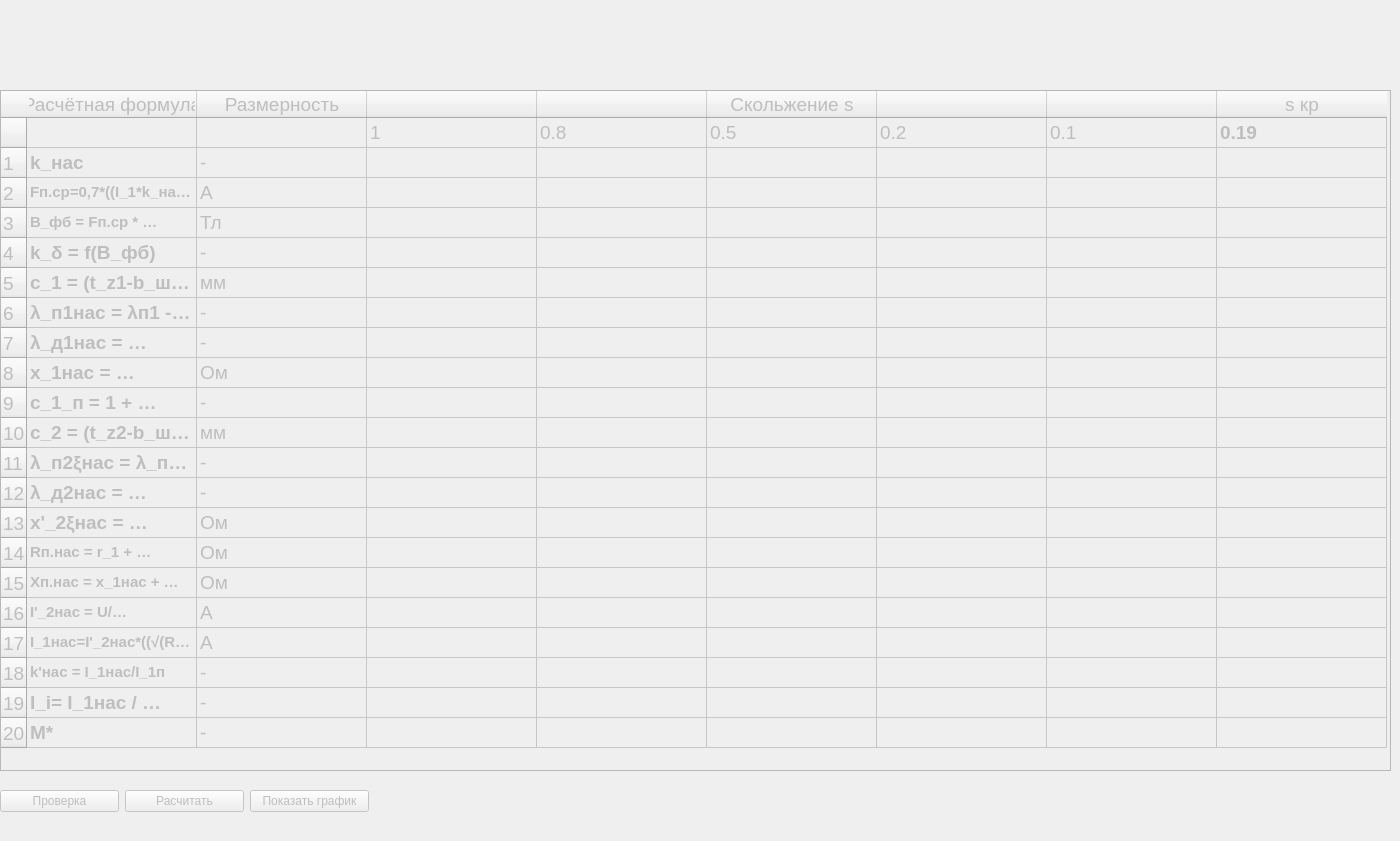
   <widget class="QWidget" name="tab_3">
    <property name="enabled">
     <bool>false</bool>
    </property>
    <attribute name="title">
     <string>Таблица 3</string>
    </attribute>
    <widget class="QTableWidget" name="tableWidget_3">
     <property name="geometry">
      <rect>
       <x>0</x>
       <y>90</y>
       <width>1391</width>
       <height>681</height>
      </rect>
     </property>
     <property name="font">
      <font>
       <pointsize>14</pointsize>
      </font>
     </property>
     <attribute name="horizontalHeaderDefaultSectionSize">
      <number>170</number>
     </attribute>
     <row>
      <property name="text">
       <string/>
      </property>
     </row>
     <row>
      <property name="text">
       <string>1</string>
      </property>
     </row>
     <row>
      <property name="text">
       <string>2</string>
      </property>
     </row>
     <row>
      <property name="text">
       <string>3</string>
      </property>
     </row>
     <row>
      <property name="text">
       <string>4</string>
      </property>
     </row>
     <row>
      <property name="text">
       <string>5</string>
      </property>
     </row>
     <row>
      <property name="text">
       <string>6</string>
      </property>
     </row>
     <row>
      <property name="text">
       <string>7</string>
      </property>
     </row>
     <row>
      <property name="text">
       <string>8</string>
      </property>
     </row>
     <row>
      <property name="text">
       <string>9</string>
      </property>
     </row>
     <row>
      <property name="text">
       <string>10</string>
      </property>
     </row>
     <row>
      <property name="text">
       <string>11</string>
      </property>
     </row>
     <row>
      <property name="text">
       <string>12</string>
      </property>
     </row>
     <row>
      <property name="text">
       <string>13</string>
      </property>
     </row>
     <row>
      <property name="text">
       <string>14</string>
      </property>
     </row>
     <row>
      <property name="text">
       <string>15</string>
      </property>
     </row>
     <row>
      <property name="text">
       <string>16</string>
      </property>
     </row>
     <row>
      <property name="text">
       <string>17</string>
      </property>
     </row>
     <row>
      <property name="text">
       <string>18</string>
      </property>
     </row>
     <row>
      <property name="text">
       <string>19</string>
      </property>
     </row>
     <row>
      <property name="text">
       <string>20</string>
      </property>
     </row>
     <column>
      <property name="text">
       <string>Расчётная формула</string>
      </property>
     </column>
     <column>
      <property name="text">
       <string>Размерность</string>
      </property>
     </column>
     <column>
      <property name="text">
       <string/>
      </property>
     </column>
     <column>
      <property name="text">
       <string/>
      </property>
     </column>
     <column>
      <property name="text">
       <string>Скольжение s</string>
      </property>
     </column>
     <column>
      <property name="text">
       <string/>
      </property>
     </column>
     <column>
      <property name="text">
       <string/>
      </property>
     </column>
     <column>
      <property name="text">
       <string>s кр</string>
      </property>
     </column>
     <item row="0" column="2">
      <property name="text">
       <string>1</string>
      </property>
      <property name="flags">
       <set>ItemIsDragEnabled|ItemIsDropEnabled|ItemIsUserCheckable</set>
      </property>
     </item>
     <item row="0" column="3">
      <property name="text">
       <string>0.8</string>
      </property>
      <property name="flags">
       <set>ItemIsDragEnabled|ItemIsDropEnabled|ItemIsUserCheckable</set>
      </property>
     </item>
     <item row="0" column="4">
      <property name="text">
       <string>0.5</string>
      </property>
      <property name="flags">
       <set>ItemIsDragEnabled|ItemIsDropEnabled|ItemIsUserCheckable</set>
      </property>
     </item>
     <item row="0" column="5">
      <property name="text">
       <string>0.2</string>
      </property>
      <property name="flags">
       <set>ItemIsDragEnabled|ItemIsDropEnabled|ItemIsUserCheckable</set>
      </property>
     </item>
     <item row="0" column="6">
      <property name="text">
       <string>0.1</string>
      </property>
      <property name="flags">
       <set>ItemIsDragEnabled|ItemIsDropEnabled|ItemIsUserCheckable</set>
      </property>
     </item>
     <item row="0" column="7">
      <property name="text">
       <string>0.19</string>
      </property>
      <property name="font">
       <font>
        <bold>true</bold>
       </font>
      </property>
     </item>
     <item row="1" column="0">
      <property name="text">
       <string>k_нас</string>
      </property>
      <property name="font">
       <font>
        <bold>true</bold>
       </font>
      </property>
      <property name="flags">
       <set>ItemIsDragEnabled|ItemIsDropEnabled|ItemIsUserCheckable|ItemIsEnabled</set>
      </property>
     </item>
     <item row="1" column="1">
      <property name="text">
       <string>-</string>
      </property>
      <property name="flags">
       <set>ItemIsDragEnabled|ItemIsDropEnabled|ItemIsUserCheckable|ItemIsEnabled</set>
      </property>
     </item>
     <item row="2" column="0">
      <property name="text">
       <string>Fп.ср=0,7*((I_1*k_нас*u_п)/a)(k'_beta+k_y1*k_об1*(Z1/Z2))</string>
      </property>
      <property name="font">
       <font>
        <pointsize>11</pointsize>
        <bold>true</bold>
       </font>
      </property>
      <property name="flags">
       <set>ItemIsDragEnabled|ItemIsDropEnabled|ItemIsUserCheckable|ItemIsEnabled</set>
      </property>
     </item>
     <item row="2" column="1">
      <property name="text">
       <string>А</string>
      </property>
      <property name="flags">
       <set>ItemIsDragEnabled|ItemIsDropEnabled|ItemIsUserCheckable|ItemIsEnabled</set>
      </property>
     </item>
     <item row="3" column="0">
      <property name="text">
       <string>В_фб = Fп.ср * 10^(-6)/(1,6δ*С_N)</string>
      </property>
      <property name="font">
       <font>
        <pointsize>11</pointsize>
        <bold>true</bold>
       </font>
      </property>
      <property name="flags">
       <set>ItemIsDragEnabled|ItemIsDropEnabled|ItemIsUserCheckable|ItemIsEnabled</set>
      </property>
     </item>
     <item row="3" column="1">
      <property name="text">
       <string>Тл</string>
      </property>
      <property name="flags">
       <set>ItemIsDragEnabled|ItemIsDropEnabled|ItemIsUserCheckable|ItemIsEnabled</set>
      </property>
     </item>
     <item row="4" column="0">
      <property name="text">
       <string>k_δ = f(В_фб)</string>
      </property>
      <property name="font">
       <font>
        <bold>true</bold>
       </font>
      </property>
      <property name="flags">
       <set>ItemIsDragEnabled|ItemIsDropEnabled|ItemIsUserCheckable|ItemIsEnabled</set>
      </property>
     </item>
     <item row="4" column="1">
      <property name="text">
       <string>-</string>
      </property>
      <property name="flags">
       <set>ItemIsDragEnabled|ItemIsDropEnabled|ItemIsUserCheckable|ItemIsEnabled</set>
      </property>
     </item>
     <item row="4" column="2">
      <property name="text">
       <string/>
      </property>
     </item>
     <item row="5" column="0">
      <property name="text">
       <string>с_1 = (t_z1-b_ш1)(1-k_δ)</string>
      </property>
      <property name="font">
       <font>
        <bold>true</bold>
       </font>
      </property>
      <property name="flags">
       <set>ItemIsDragEnabled|ItemIsDropEnabled|ItemIsUserCheckable|ItemIsEnabled</set>
      </property>
     </item>
     <item row="5" column="1">
      <property name="text">
       <string>мм</string>
      </property>
      <property name="flags">
       <set>ItemIsDragEnabled|ItemIsDropEnabled|ItemIsUserCheckable|ItemIsEnabled</set>
      </property>
     </item>
     <item row="6" column="0">
      <property name="text">
       <string>λ_п1нас = λп1 - Δλ_п1нас</string>
      </property>
      <property name="font">
       <font>
        <bold>true</bold>
       </font>
      </property>
      <property name="flags">
       <set>ItemIsDragEnabled|ItemIsDropEnabled|ItemIsUserCheckable|ItemIsEnabled</set>
      </property>
     </item>
     <item row="6" column="1">
      <property name="text">
       <string>-</string>
      </property>
      <property name="flags">
       <set>ItemIsDragEnabled|ItemIsDropEnabled|ItemIsUserCheckable|ItemIsEnabled</set>
      </property>
     </item>
     <item row="7" column="0">
      <property name="text">
       <string>λ_д1нас = k_δ*λд1</string>
      </property>
      <property name="font">
       <font>
        <bold>true</bold>
       </font>
      </property>
      <property name="flags">
       <set>ItemIsDragEnabled|ItemIsDropEnabled|ItemIsUserCheckable|ItemIsEnabled</set>
      </property>
     </item>
     <item row="7" column="1">
      <property name="text">
       <string>-</string>
      </property>
      <property name="flags">
       <set>ItemIsDragEnabled|ItemIsDropEnabled|ItemIsUserCheckable|ItemIsEnabled</set>
      </property>
     </item>
     <item row="8" column="0">
      <property name="text">
       <string>х_1нас = х1*Σλ_1нас/Σλ_1</string>
      </property>
      <property name="font">
       <font>
        <bold>true</bold>
       </font>
      </property>
      <property name="flags">
       <set>ItemIsDragEnabled|ItemIsDropEnabled|ItemIsUserCheckable|ItemIsEnabled</set>
      </property>
     </item>
     <item row="8" column="1">
      <property name="text">
       <string>Ом</string>
      </property>
      <property name="flags">
       <set>ItemIsDragEnabled|ItemIsDropEnabled|ItemIsUserCheckable|ItemIsEnabled</set>
      </property>
     </item>
     <item row="9" column="0">
      <property name="text">
       <string>c_1_п = 1 + x_1нас/ x_12п</string>
      </property>
      <property name="font">
       <font>
        <bold>true</bold>
       </font>
      </property>
      <property name="flags">
       <set>ItemIsDragEnabled|ItemIsDropEnabled|ItemIsUserCheckable|ItemIsEnabled</set>
      </property>
     </item>
     <item row="9" column="1">
      <property name="text">
       <string>-</string>
      </property>
      <property name="flags">
       <set>ItemIsDragEnabled|ItemIsDropEnabled|ItemIsUserCheckable|ItemIsEnabled</set>
      </property>
     </item>
     <item row="10" column="0">
      <property name="text">
       <string>с_2 = (t_z2-b_ш2)(1-k_δ)</string>
      </property>
      <property name="font">
       <font>
        <bold>true</bold>
       </font>
      </property>
      <property name="flags">
       <set>ItemIsDragEnabled|ItemIsDropEnabled|ItemIsUserCheckable|ItemIsEnabled</set>
      </property>
     </item>
     <item row="10" column="1">
      <property name="text">
       <string>мм</string>
      </property>
      <property name="flags">
       <set>ItemIsDragEnabled|ItemIsDropEnabled|ItemIsUserCheckable|ItemIsEnabled</set>
      </property>
     </item>
     <item row="11" column="0">
      <property name="text">
       <string>λ_п2ξнас = λ_п2ξ - Δλ_п2нас</string>
      </property>
      <property name="font">
       <font>
        <bold>true</bold>
       </font>
      </property>
      <property name="flags">
       <set>ItemIsDragEnabled|ItemIsDropEnabled|ItemIsUserCheckable|ItemIsEnabled</set>
      </property>
     </item>
     <item row="11" column="1">
      <property name="text">
       <string>-</string>
      </property>
      <property name="flags">
       <set>ItemIsDragEnabled|ItemIsDropEnabled|ItemIsUserCheckable|ItemIsEnabled</set>
      </property>
     </item>
     <item row="12" column="0">
      <property name="text">
       <string>λ_д2нас = k_δ*λд2</string>
      </property>
      <property name="font">
       <font>
        <bold>true</bold>
       </font>
      </property>
      <property name="flags">
       <set>ItemIsDragEnabled|ItemIsDropEnabled|ItemIsUserCheckable|ItemIsEnabled</set>
      </property>
     </item>
     <item row="12" column="1">
      <property name="text">
       <string>-</string>
      </property>
      <property name="flags">
       <set>ItemIsDragEnabled|ItemIsDropEnabled|ItemIsUserCheckable|ItemIsEnabled</set>
      </property>
     </item>
     <item row="13" column="0">
      <property name="text">
       <string>х'_2ξнас = x'2*Σλ_2ξнас/Σλ_2</string>
      </property>
      <property name="font">
       <font>
        <bold>true</bold>
       </font>
      </property>
      <property name="flags">
       <set>ItemIsDragEnabled|ItemIsDropEnabled|ItemIsUserCheckable|ItemIsEnabled</set>
      </property>
     </item>
     <item row="13" column="1">
      <property name="text">
       <string>Ом</string>
      </property>
      <property name="flags">
       <set>ItemIsDragEnabled|ItemIsDropEnabled|ItemIsUserCheckable|ItemIsEnabled</set>
      </property>
     </item>
     <item row="14" column="0">
      <property name="text">
       <string>Rп.нас = r_1 + c_1п.нас * r'_2ξ / s</string>
      </property>
      <property name="font">
       <font>
        <pointsize>11</pointsize>
        <bold>true</bold>
       </font>
      </property>
      <property name="flags">
       <set>ItemIsDragEnabled|ItemIsDropEnabled|ItemIsUserCheckable|ItemIsEnabled</set>
      </property>
     </item>
     <item row="14" column="1">
      <property name="text">
       <string>Ом</string>
      </property>
      <property name="flags">
       <set>ItemIsDragEnabled|ItemIsDropEnabled|ItemIsUserCheckable|ItemIsEnabled</set>
      </property>
     </item>
     <item row="15" column="0">
      <property name="text">
       <string>Хп.нас = x_1нас + c_1п.нас * х'_2ξнас</string>
      </property>
      <property name="font">
       <font>
        <pointsize>11</pointsize>
        <bold>true</bold>
       </font>
      </property>
      <property name="flags">
       <set>ItemIsDragEnabled|ItemIsDropEnabled|ItemIsUserCheckable|ItemIsEnabled</set>
      </property>
     </item>
     <item row="15" column="1">
      <property name="text">
       <string>Ом</string>
      </property>
      <property name="flags">
       <set>ItemIsDragEnabled|ItemIsDropEnabled|ItemIsUserCheckable|ItemIsEnabled</set>
      </property>
     </item>
     <item row="16" column="0">
      <property name="text">
       <string>I'_2нас = U/√(Rп.нас^2+Хп.нас^2)</string>
      </property>
      <property name="font">
       <font>
        <pointsize>11</pointsize>
        <bold>true</bold>
       </font>
      </property>
      <property name="flags">
       <set>ItemIsDragEnabled|ItemIsDropEnabled|ItemIsUserCheckable|ItemIsEnabled</set>
      </property>
     </item>
     <item row="16" column="1">
      <property name="text">
       <string>А</string>
      </property>
      <property name="flags">
       <set>ItemIsDragEnabled|ItemIsDropEnabled|ItemIsUserCheckable|ItemIsEnabled</set>
      </property>
     </item>
     <item row="17" column="0">
      <property name="text">
       <string>I_1нас=I'_2нас*((√(Rп.нас^2+(Хп.нас+х_12п)^2))/(с_1п.нас*х_12п))</string>
      </property>
      <property name="font">
       <font>
        <pointsize>11</pointsize>
        <bold>true</bold>
       </font>
      </property>
      <property name="flags">
       <set>ItemIsDragEnabled|ItemIsDropEnabled|ItemIsUserCheckable|ItemIsEnabled</set>
      </property>
     </item>
     <item row="17" column="1">
      <property name="text">
       <string>А</string>
      </property>
      <property name="flags">
       <set>ItemIsDragEnabled|ItemIsDropEnabled|ItemIsUserCheckable|ItemIsEnabled</set>
      </property>
     </item>
     <item row="18" column="0">
      <property name="text">
       <string>k'нас = I_1нас/I_1п</string>
      </property>
      <property name="font">
       <font>
        <pointsize>11</pointsize>
        <bold>true</bold>
       </font>
      </property>
      <property name="flags">
       <set>ItemIsDragEnabled|ItemIsDropEnabled|ItemIsUserCheckable|ItemIsEnabled</set>
      </property>
     </item>
     <item row="18" column="1">
      <property name="text">
       <string>-</string>
      </property>
      <property name="flags">
       <set>ItemIsDragEnabled|ItemIsDropEnabled|ItemIsUserCheckable|ItemIsEnabled</set>
      </property>
     </item>
     <item row="19" column="0">
      <property name="text">
       <string>I_i= I_1нас / I_1ном</string>
      </property>
      <property name="font">
       <font>
        <bold>true</bold>
       </font>
      </property>
      <property name="flags">
       <set>ItemIsDragEnabled|ItemIsDropEnabled|ItemIsUserCheckable|ItemIsEnabled</set>
      </property>
     </item>
     <item row="19" column="1">
      <property name="text">
       <string>-</string>
      </property>
      <property name="flags">
       <set>ItemIsDragEnabled|ItemIsDropEnabled|ItemIsUserCheckable|ItemIsEnabled</set>
      </property>
     </item>
     <item row="20" column="0">
      <property name="text">
       <string>М*</string>
      </property>
      <property name="font">
       <font>
        <bold>true</bold>
       </font>
      </property>
      <property name="flags">
       <set>ItemIsDragEnabled|ItemIsDropEnabled|ItemIsUserCheckable|ItemIsEnabled</set>
      </property>
     </item>
     <item row="20" column="1">
      <property name="text">
       <string>-</string>
      </property>
      <property name="flags">
       <set>ItemIsDragEnabled|ItemIsDropEnabled|ItemIsUserCheckable|ItemIsEnabled</set>
      </property>
     </item>
    </widget>
    <widget class="QWidget" name="layoutWidget">
     <property name="geometry">
      <rect>
       <x>0</x>
       <y>770</y>
       <width>369</width>
       <height>62</height>
      </rect>
     </property>
     <layout class="QHBoxLayout" name="horizontalLayout">
      <item>
       <widget class="QPushButton" name="bt_check_table_3">
        <property name="text">
         <string>Проверка</string>
        </property>
       </widget>
      </item>
      <item>
       <widget class="QPushButton" name="bt_calculate_table3">
        <property name="text">
         <string>Расчитать</string>
        </property>
       </widget>
      </item>
      <item>
       <widget class="QPushButton" name="bt_show_chart_table3">
        <property name="enabled">
         <bool>false</bool>
        </property>
        <property name="text">
         <string>Показать график</string>
        </property>
       </widget>
      </item>
     </layout>
    </widget>
   </widget>
